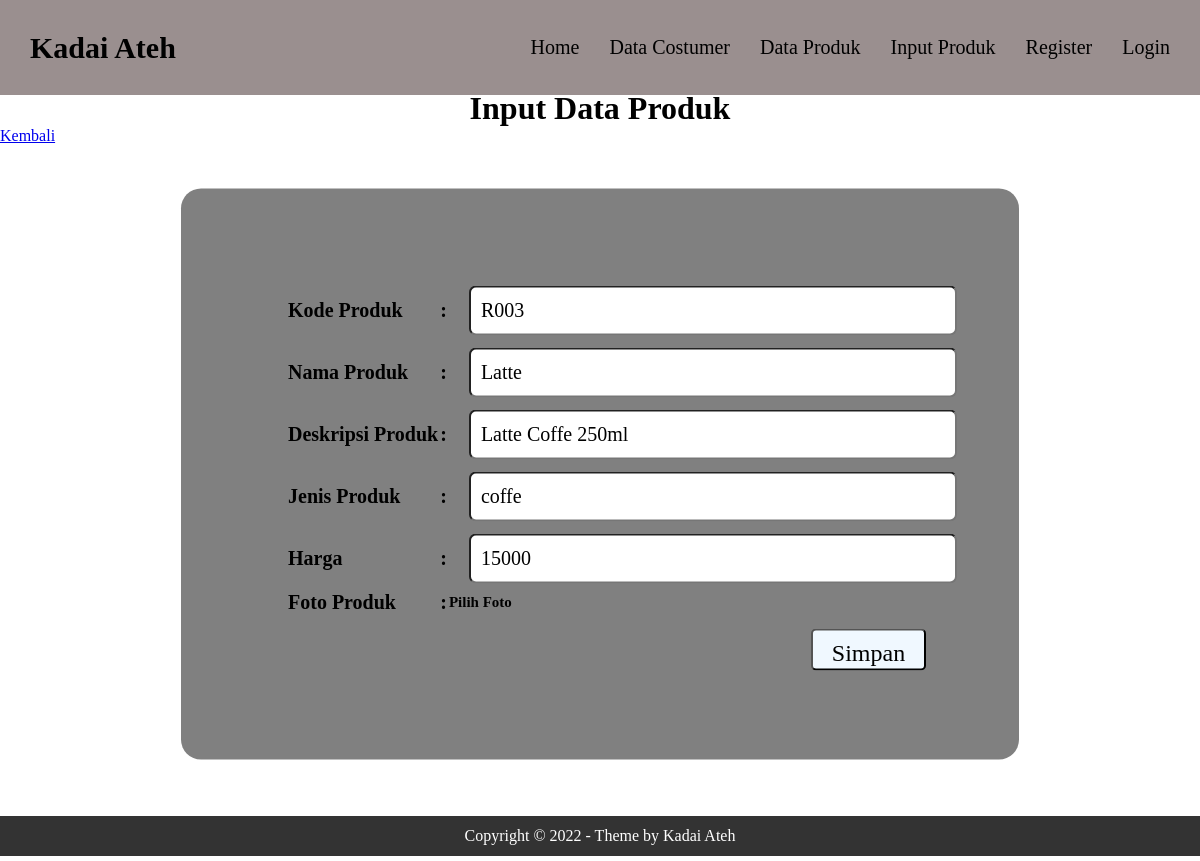
The page /editproduct.php?id=20 on the database its author committed.
### tables this page shows
CREATE TABLE `produk` (
  `id` int(25) NOT NULL,
  `kodeproduk` varchar(500) NOT NULL,
  `namaproduk` varchar(500) NOT NULL,
  `deskripsi` varchar(1000) NOT NULL,
  `jenis` varchar(5000) NOT NULL,
  `harga` int(255) NOT NULL,
  `images` varchar(50) NOT NULL
);

### editproduct.php (the view, shortened to what this page needs)
<?php
$username=$_SESSION["username"];
$conn = mysqli_connect('localhost','root','','kadaiateh');
$id=$_GET["id"];
$result = mysqli_query($conn, "SELECT * FROM produk WHERE id='$id'");
?>
<!DOCTYPE html>
<html lang="en">
<head>
    <link rel="stylesheet" href="menu.css">
</head>
<body>
    <div class="ncountainer">
        <nav class="wrapper">
            <div class="brand">
                <div class="name">Kadai Ateh</div>
            </div>
            <ul class="navigation">
            <?php
            if (isset($_SESSION["username"]) == 'admin') {
                ?>
                  <li><a href="indexadmin.php" class="nav">Home</a></li>
                                <li><a href="DataCostumer.php" class="nav">Data Costumer</a></li>
                                <li><a href="InputProduk.php" class="nav">Input Produk</a></li>
                                <li><a href="logout.php" class="nav">Hallo
                                <?php echo $username; ?></a></li>
                <?php
            }
             else {
             ?>
             <li><a href="index.php" class="nav">Home</a></li>
                                <li><a href="DataCostumer.php" class="nav">Data Costumer</a></li>
                                <li><a href="DataProduk.php" class="nav">Data Produk</a></li>
                                <li><a href="InputProduk.php" class="nav">Input Produk</a></li>
                                <li><a href="InputDataCostumer.php" class="nav">Register</a></li>
                                <li><a href="login.php" class="nav">Login</a></li>
                                <?php
            }
            ?>
            </ul>
        </nav>
    </div>
    <div class="fcountainer">
        <div class="data">
            <h1>Input Data Produk</h1>
            <a href = "DataProduk.php">Kembali</a>
            <?php while ($row = mysqli_fetch_assoc($result)): ?>
            <form method="POST" action="" enctype="multipart/form-data">
                <div class="box-input">
                    <div class="box">
                            <table border="0" class="data-product1">
                                <tr class="box-text">
                                    <td>Kode Produk</td>
                                    <td>:</td>
                                    <td class="tes"><input type="text" name="kodeproduk" class="nama" value="<?php echo $row["kodeproduk"]; ?>"></td>
                                </tr>
                                <br>
                                <tr class="box-text">
                                    <td>Nama Produk</td>
                                    <td>:</td>
                                    <td><input type="text" name="namaproduk" class="nama" value="<?php echo $row["namaproduk"]; ?>"></td>
                                </tr>
                                <tr class="box-text">
                                    <td>Deskripsi Produk</td>
                                    <td>:</td>
                                    <td><input type="text" name="deskripsi" class="nama" value="<?php echo $row["deskripsi"]; ?>"></td>
                                </tr>
                                <br>
                                <br>
                                <tr class="box-text">
                                    <td>Jenis Produk</td>
                                    <td>:</td>
                                    <td><input type="text" name="jenis" class="nama" value="<?php echo $row["jenis"]; ?>"></td>
                                </tr>
                                <br>
                                <tr class="box-text">
                                    <td>Harga</td>
                                    <td>:</td>
                                    <td><input type="text" name="harga" class="nama" value="<?php echo $row["harga"]; ?>"></td>
                                </tr>
                                <br>
                                <tr class="box-text">
                                    <td>Foto Produk</td>
                                    <td>:</td>
                                    <td><label for="myfile" ><p class="pe">Pilih Foto</p></label> </td>
                                </tr>
                                <div class="tombol1">
                        <button type="submit" name="edit" class="btn-simpan1">Simpan</a>
                    </div>
                            </table>
                </div>
                </div>
                </form>
                <?php endwhile; ?>
        </div>
        </div>
    <footer>
        <div class="footer">Copyright &copy; 2022 - Theme by Kadai Ateh </div>
    </footer>
</body>
</html>

### menu.css (style rules this page uses)
*, html , body { margin: 0; padding: 0; font-family: "Poppins"; }
.ncountainer { width: 100%; height: 10vh; display: flex; margin-bottom: 10px; }
.wrapper { width: 100%; height: 65px; background-color: #9A8F8F; display: flex; font-size: 20px; padding: 15px; justify-content: space-between; align-items: center; }
.brand { display: flex; font-size: 1.5em; padding: 15px; }
.name { color: black; font-weight: 700; }
.navigation { display: flex; justify-content: center; align-items: center; }
.navigation > li { list-style-type: none; padding: 15px; color: black; }
.nav { text-decoration: none; color: black; }
.fcountainer { max-width: 1270px; width: 100%; padding: 0 0px; margin: 0 auto; }
.box-input { width: 838px; height: 571px; box-sizing: border-box; border-radius: 20px; background-color: gray; transform: translate(-50%, -50%); top :55%; left: 50%; position: absolute; }
h1 { width: 100%; text-align: center; }
.box { padding: 100px; width: 600px; height: 350px; position: absolute; left: 5px; top: 10px; }
.data { height: 726px; }
.box-text { padding: 50px; font-size: 20px; font-weight: bold; }
.tes { padding: 20; }
input { margin: 5px; }
.nama { width: 474px; height: 46px; margin-left: 20px; top: 400px; left: 800px; border-radius: 7px; font-size: 20px; padding-left: 10px; }
.data-product1 { position: absolute; top: 80px; }
.pe { font-size: 15px; }
.btn-simpan1 { text-decoration: none; font-size: 24px; color: black; box-sizing: border-box; border-radius: 5px; background-color: aliceblue; position: absolute; width: 115px; height: 42px; bottom: 20px; margin-left: 525px; text-align: center; padding-top: 7px; top: 430px; }
.footer { text-align: center; width: 100%; height: 5vh; line-height: 50px; background: #333; color: #fff; position: relative; display: flex; align-items: center; justify-content: center; }

### rows shown on the page
produk: kodeproduk "R003", namaproduk "Latte", deskripsi "Latte Coffe 250ml", jenis "coffe", harga "15000"
